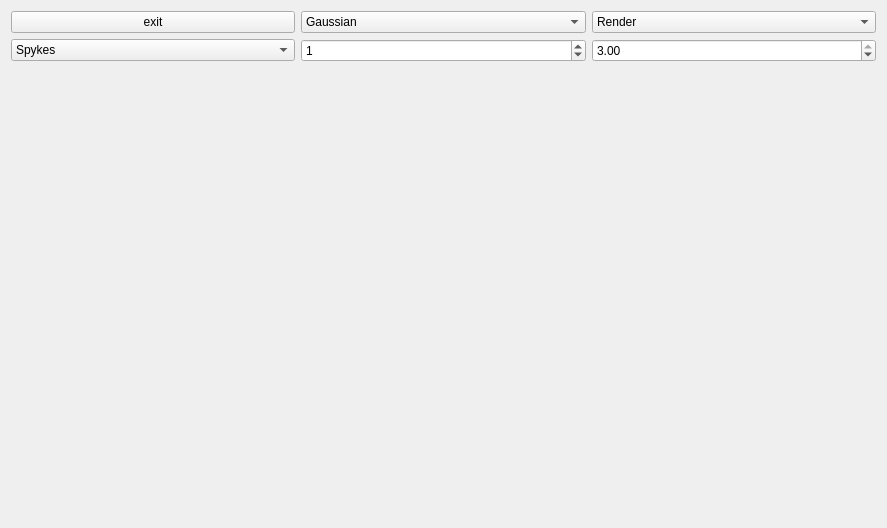
<?xml version="1.0" encoding="UTF-8"?>
<ui version="4.0">
 <class>MainWindow</class>
 <widget class="QMainWindow" name="MainWindow">
  <property name="geometry">
   <rect>
    <x>0</x>
    <y>0</y>
    <width>887</width>
    <height>528</height>
   </rect>
  </property>
  <property name="windowTitle">
   <string>Mesh_Computational_Geometry</string>
  </property>
  <widget class="QWidget" name="centralWidget">
   <layout class="QVBoxLayout" name="verticalLayout">
    <item>
     <layout class="QHBoxLayout" name="horizontalLayout_2">
      <item>
       <layout class="QGridLayout" name="gridLayout_2">
        <item row="0" column="0">
         <widget class="QPushButton" name="exit_button">
          <property name="text">
           <string>exit</string>
          </property>
         </widget>
        </item>
        <item row="1" column="0">
         <widget class="QComboBox" name="comboBox_2">
          <item>
           <property name="text">
            <string>Spykes</string>
           </property>
          </item>
          <item>
           <property name="text">
            <string>Cham</string>
           </property>
          </item>
          <item>
           <property name="text">
            <string>Mont Blanc</string>
           </property>
          </item>
          <item>
           <property name="text">
            <string>Vesuve</string>
           </property>
          </item>
          <item>
           <property name="text">
            <string>Volc</string>
           </property>
          </item>
         </widget>
        </item>
       </layout>
      </item>
      <item>
       <layout class="QGridLayout" name="gridLayout_3">
        <item row="1" column="0">
         <widget class="QSpinBox" name="spinBox">
          <property name="maximum">
           <number>10</number>
          </property>
          <property name="value">
           <number>1</number>
          </property>
         </widget>
        </item>
        <item row="0" column="0">
         <widget class="QComboBox" name="comboBox_3">
          <property name="currentIndex">
           <number>1</number>
          </property>
          <item>
           <property name="text">
            <string>Median</string>
           </property>
          </item>
          <item>
           <property name="text">
            <string>Gaussian</string>
           </property>
          </item>
         </widget>
        </item>
       </layout>
      </item>
      <item>
       <layout class="QGridLayout" name="gridLayout">
        <item row="1" column="0">
         <widget class="QDoubleSpinBox" name="doubleSpinBox">
          <property name="maximum">
           <double>3.000000000000000</double>
          </property>
          <property name="singleStep">
           <double>0.100000000000000</double>
          </property>
          <property name="value">
           <double>3.000000000000000</double>
          </property>
         </widget>
        </item>
        <item row="0" column="0">
         <widget class="QComboBox" name="comboBox">
          <item>
           <property name="text">
            <string>Render</string>
           </property>
          </item>
          <item>
           <property name="text">
            <string>Stream area</string>
           </property>
          </item>
          <item>
           <property name="text">
            <string>Laplacian</string>
           </property>
          </item>
          <item>
           <property name="text">
            <string>Slope</string>
           </property>
          </item>
         </widget>
        </item>
       </layout>
      </item>
     </layout>
    </item>
    <item>
     <widget class="GLDisplayWidget" name="widget" native="true">
      <property name="sizePolicy">
       <sizepolicy hsizetype="Expanding" vsizetype="Preferred">
        <horstretch>0</horstretch>
        <verstretch>0</verstretch>
       </sizepolicy>
      </property>
     </widget>
    </item>
   </layout>
  </widget>
 </widget>
 <layoutdefault spacing="6" margin="11"/>
 <customwidgets>
  <customwidget>
   <class>GLDisplayWidget</class>
   <extends>QWidget</extends>
   <header>gldisplaywidget.h</header>
   <container>1</container>
   <slots>
    <slot>switch()</slot>
   </slots>
  </customwidget>
 </customwidgets>
 <resources/>
 <connections>
  <connection>
   <sender>exit_button</sender>
   <signal>released()</signal>
   <receiver>MainWindow</receiver>
   <slot>close()</slot>
   <hints>
    <hint type="sourcelabel">
     <x>170</x>
     <y>163</y>
    </hint>
    <hint type="destinationlabel">
     <x>174</x>
     <y>19</y>
    </hint>
   </hints>
  </connection>
 </connections>
</ui>
